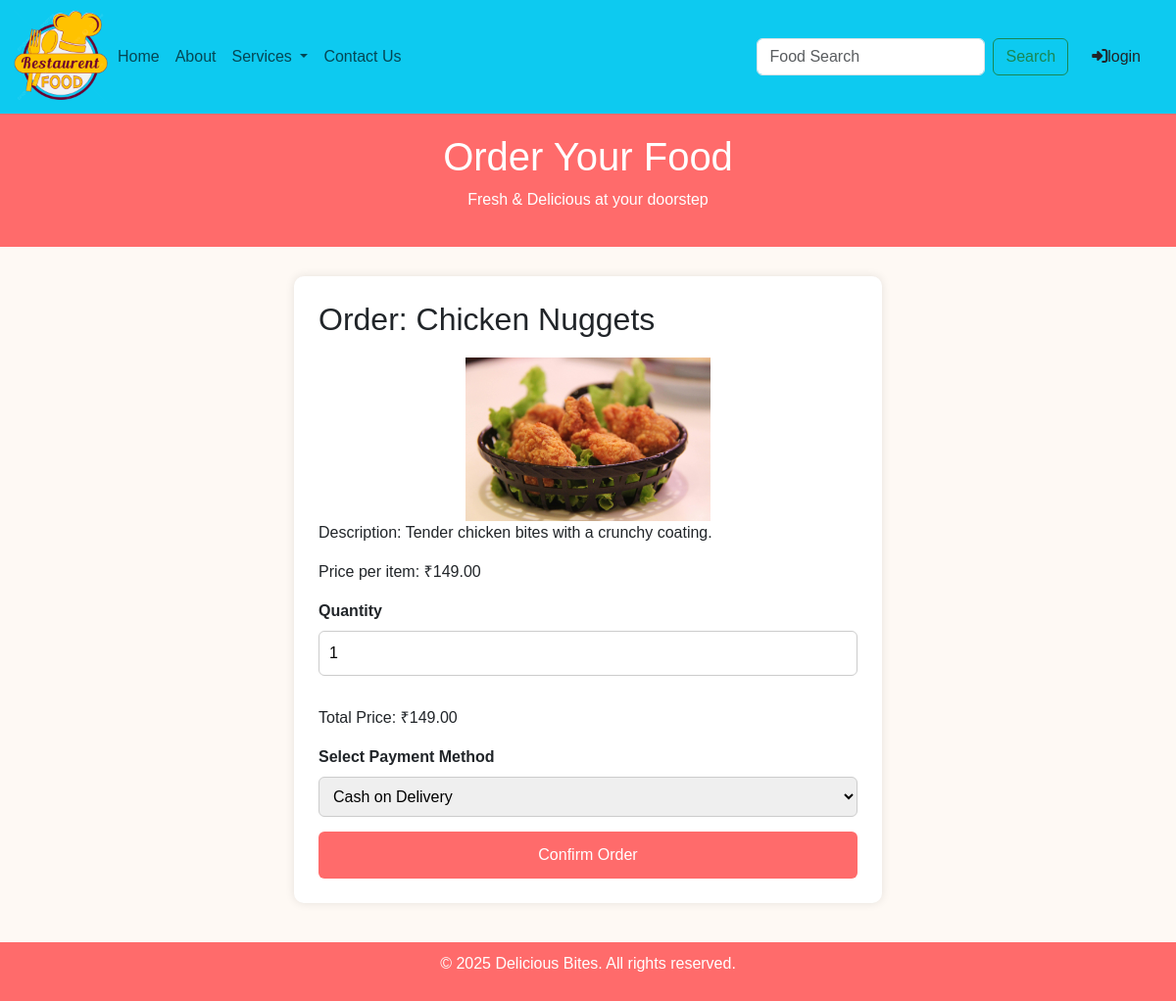
The page /order/7/ on the database its author committed.
### api/models.py (models this page shows, shortened)
class FoodItem(models.Model):
    food_image = models.ImageField(upload_to='foods/')
    food_name = models.CharField(max_length=50)
    food_des = models.CharField(max_length=100)
    price = models.DecimalField(max_digits=10, decimal_places=2,default=100)

### Home/views.py (the view)
# urls.py: path('order/<int:food_id>/', views.orders, name='orders'),
def orders(request, food_id):
    food = get_object_or_404(FoodItem, id=food_id)
    return render(request, 'order.html', {'food': food})

### template/order.html (shortened to what this page needs)
{% extends 'base.html' %}
{% load static %}
{% block css %}
<link rel="stylesheet" href="{% static 'css/order.css' %}">
{% endblock css %}
{% block body %}
<header>
    <h1>Order Your Food</h1>
    <p>Fresh & Delicious at your doorstep</p>
</header>
<div class="order-form">
    <h2>Order: {{ food.food_name }}</h2>
    <div class="text-center">
        <img src="{{ food.food_image.url }}" alt="{{ food.food_name }}" class="img-fluid" width="250" height="150">
    </div>
    <p>Description: {{ food.food_des }}</p>
    <p>Price per item: ₹<span id="unit_price_display">{{ food.price }}</span></p>
    <form method="post"  action="{% url 'orderSuccessful' food.id %}">
        <p type="hidden" name="food_id" value="{{ food.id }}">
        <label for="quantity">Quantity</label>
        <input type="number" id="quantity" name="quantity" value="1" min="1" required oninput="updateTotal()">
        <p>Total Price: ₹<span id="total_price">{{ food.price }}</span></p>
        <label for="payment_method">Select Payment Method</label>
        <select name="payment_method" id="payment_method" required>
            <option value="cod">Cash on Delivery</option>
        </select>
        <button type="submit">Confirm Order</button>
    </form>
</div>
{% endblock body %}

### static/css/order.css (style rules this page uses)
body { font-family: Arial, sans-serif; background-color: #fef9f4; margin: 0; padding: 0; }
header { background-color: #ff6b6b; color: white; text-align: center; padding: 20px; }
.order-form { max-width: 600px; margin: 30px auto; background-color: #fff; padding: 25px; border-radius: 10px; box-shadow: 0 0 10px rgba(0, 0, 0, 0.1); }
.order-form h2 { margin-bottom: 20px; }
.order-form label { display: block; margin-bottom: 8px; font-weight: bold; }
.order-form input, .order-form select, .order-form textarea { width: 100%; padding: 10px; margin-bottom: 15px; border: 1px solid #ccc; border-radius: 6px; }
.order-form button { background-color: #ff6b6b; color: white; padding: 12px; border: none; width: 100%; font-size: 16px; cursor: pointer; border-radius: 6px; }

### rows shown on the page
FoodItem: food_name "Chicken Nuggets", food_image (picture), food_des "Tender chicken bites with a crunchy coating.", price "149.00"
